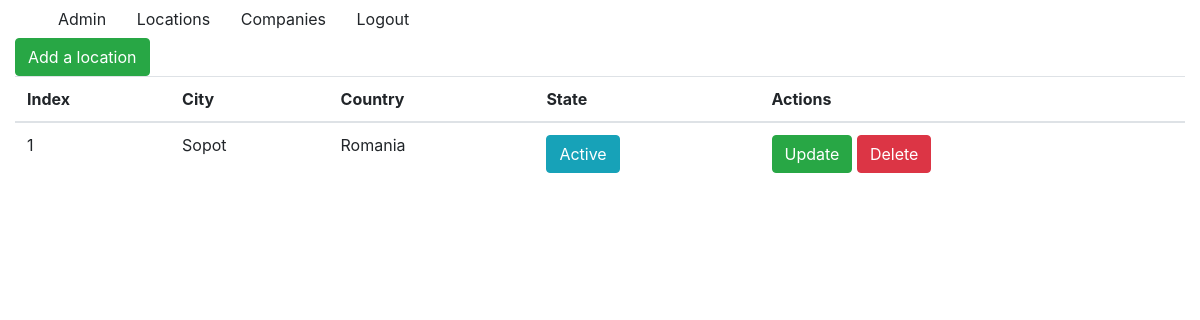
/locations/ (signed in), run on the app's committed database.
### app_1/models.py (models this page shows, shortened)
class Locations(models.Model):
    city = models.CharField(max_length=100)
    country = models.CharField(max_length=150)
    active = models.BooleanField(default=1)

### app_1/views.py (the view)
# urls.py: path('', views.LocationsView.as_view(), name='locations_list'),
class LocationsView(LoginRequiredMixin, ListView):
    model = Locations
    template_name = 'app_1/locations_index.html'

### templates/app_1/locations_index.html
{% extends 'base.html' %}
{% block content %}
    <a class="btn btn-success" href="{% url 'locations:add' %}">Add a location</a>
    <table class="table">
        <thead>
            <tr>
                <th>Index</th>
                <th>City</th>
                <th>Country</th>
                <th>State</th>
                <th>Actions</th>
            </tr>
        </thead>
        <tbody>
            {% for item in locations_list %}
                <tr>
                    <td>{{ forloop.counter }}</td>
                    <td>{{ item.city }}</td>
                    <td>{{ item.country }}</td>
                    <td>
                        {% if item.active == 1 %}
                            <span class="btn btn-info">Active</span>
                        {% else %}
                            <span class="btn btn-info">Inactive</span>
                        {% endif %}
                    </td>
                    <td>
                        <a class="btn btn-success" href="{% url 'locations:update' item.id %}">Update</a>
                        {% if item.active == 1 %}
                        <a class="btn btn-danger" href="{% url 'locations:delete' item.id %}">Delete</a>
                        {% else %}
                        <a class="btn btn-info" href="{% url 'locations:activate' item.id %}">Activate</a>
                        {% endif %}
                    </td>
                </tr>
            {% endfor %}
        </tbody>
    </table>
{% endblock %}

### data on the page
Locations: city "Sopot", country "Romania", active "Active"
